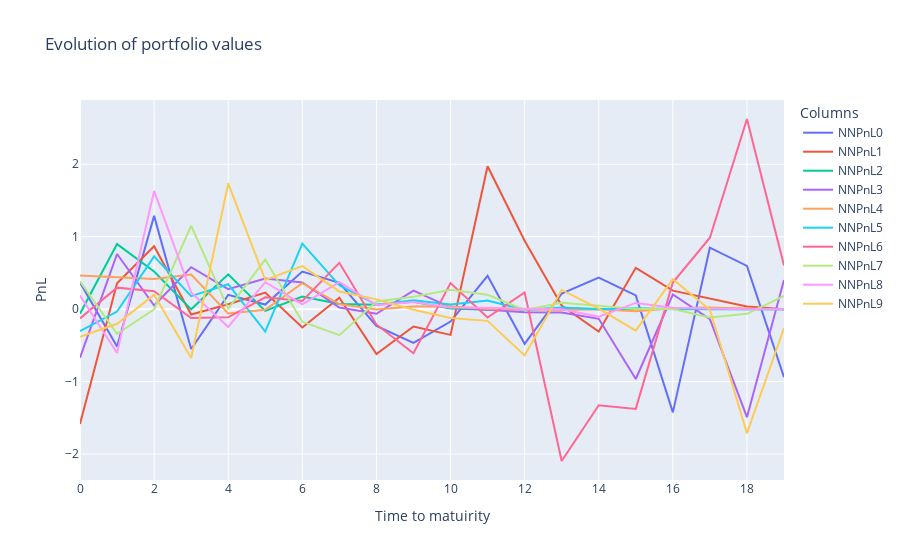

This figure's notebook cell:
### Code cell
fig = go.Figure()
# Add traces for each column
for column in rewards.columns:
    fig.add_trace(go.Scatter(x=rewards.index, y=rewards[column], mode='lines', name=f"NNPnL{column}"))
    #fig.add_trace(go.Scatter(x=rewards_1.index, y=rewards_1[column], mode='lines', name=f"DeltaPnL{column}"))

# Update layout
fig.update_layout(
    title='Evolution of portfolio values',
    xaxis_title='Time to matuirity',
    yaxis_title='PnL',
    template='plotly',
    legend=dict(title='Columns'),
)

# Show the plot
fig.show()

### Figure 1 — Plotly figure (JSON) as saved in the notebook; plotly's stock layout.template omitted (floating-point values rounded to 4 significant figures)
{"data": [{"mode": "lines", "name": "NNPnL0", "type": "scatter", "x": [0, 1, 2, 3, 4, 5, 6, 7, 8, 9, 10, 11, 12, 13, 14, 15, 16, 17, 18, 19], "y": [0.3687, -0.5153, 1.288, -0.5492, 0.1971, 0.06416, 0.5193, 0.3637, -0.2319, -0.464, -0.171, 0.4595, -0.4784, 0.2156, 0.4364, 0.1907, -1.424, 0.8491, 0.5964, -0.9371]}, {"mode": "lines", "name": "NNPnL1", "type": "scatter", "x": [0, 1, 2, 3, 4, 5, 6, 7, 8, 9, 10, 11, 12, 13, 14, 15, 16, 17, 18, 19], "y": [-1.585, 0.3583, 0.8694, -0.07337, 0.06757, 0.2284, -0.2521, 0.1588, -0.6194, -0.2389, -0.3545, 1.973, 0.9438, 0.04907, -0.3095, 0.5707, 0.2561, 0.1449, 0.03669, -0.001621]}, {"mode": "lines", "name": "NNPnL2", "type": "scatter", "x": [0, 1, 2, 3, 4, 5, 6, 7, 8, 9, 10, 11, 12, 13, 14, 15, 16, 17, 18, 19], "y": [-0.06245, 0.8984, 0.5196, -0.002372, 0.4809, -0.02394, 0.174, 0.07252, 0.06208, 0.1026, 0.01013, -0.009249, -0.0004174, 0.01002, 0.003644, 0.0002087, 4.298e-05, -0.0003452, 1.654e-05, -0.0002302]}, {"mode": "lines", "name": "NNPnL3", "type": "scatter", "x": [0, 1, 2, 3, 4, 5, 6, 7, 8, 9, 10, 11, 12, 13, 14, 15, 16, 17, 18, 19], "y": [-0.6692, 0.7616, 0.04996, 0.5793, 0.2753, 0.4218, 0.368, 0.02317, -0.06326, 0.2567, 0.02524, -0.00363, -0.04074, -0.04725, -0.1326, -0.9637, 0.2025, -0.1366, -1.491, 0.4026]}, {"mode": "lines", "name": "NNPnL4", "type": "scatter", "x": [0, 1, 2, 3, 4, 5, 6, 7, 8, 9, 10, 11, 12, 13, 14, 15, 16, 17, 18, 19], "y": [0.4638, 0.4362, 0.4172, 0.4792, -0.05999, -0.007703, 0.3591, 0.06945, -0.005067, 0.03592, 0.04014, 0.002911, -0.0003645, -0.01268, 0.000423, -0.0269, 0.01446, 0.02222, 0.008973, -0.0008228]}, {"mode": "lines", "name": "NNPnL5", "type": "scatter", "x": [0, 1, 2, 3, 4, 5, 6, 7, 8, 9, 10, 11, 12, 13, 14, 15, 16, 17, 18, 19], "y": [-0.3022, -0.03216, 0.7288, 0.1791, 0.3446, -0.3092, 0.9049, 0.3293, 0.06104, 0.1238, 0.06642, 0.1183, -0.01044, 0.0216, -0.002335, 0.01139, 0.002019, 0.0008627, -0.0004772, -0.0007218]}, {"mode": "lines", "name": "NNPnL6", "type": "scatter", "x": [0, 1, 2, 3, 4, 5, 6, 7, 8, 9, 10, 11, 12, 13, 14, 15, 16, 17, 18, 19], "y": [-0.1272, 0.2975, 0.2487, -0.1226, -0.1118, 0.163, 0.1146, 0.6401, -0.2107, -0.609, 0.3601, -0.1145, 0.2301, -2.096, -1.327, -1.376, 0.3677, 0.986, 2.625, 0.6042]}, {"mode": "lines", "name": "NNPnL7", "type": "scatter", "x": [0, 1, 2, 3, 4, 5, 6, 7, 8, 9, 10, 11, 12, 13, 14, 15, 16, 17, 18, 19], "y": [0.3836, -0.3395, -0.00147, 1.152, 0.008622, 0.6851, -0.1737, -0.3585, 0.1063, 0.1721, 0.2672, 0.1979, -0.01106, 0.08868, 0.04845, 0.0007947, 0.0008934, -0.1137, -0.06365, 0.1848]}, {"mode": "lines", "name": "NNPnL8", "type": "scatter", "x": [0, 1, 2, 3, 4, 5, 6, 7, 8, 9, 10, 11, 12, 13, 14, 15, 16, 17, 18, 19], "y": [0.1888, -0.6044, 1.632, 0.2313, -0.2461, 0.3724, 0.06715, 0.3742, 0.05742, 0.09765, 0.02301, 0.02077, 0.006286, -0.001263, -0.1043, 0.08641, 0.02015, 0.008947, 0.0005921, -0.0007739]}, {"mode": "lines", "name": "NNPnL9", "type": "scatter", "x": [0, 1, 2, 3, 4, 5, 6, 7, 8, 9, 10, 11, 12, 13, 14, 15, 16, 17, 18, 19], "y": [-0.3805, -0.2018, 0.1979, -0.6744, 1.735, 0.402, 0.5949, 0.2449, 0.1353, -0.009045, -0.1224, -0.1613, -0.6391, 0.2649, 0.007608, -0.2966, 0.4147, -0.007485, -1.712, -0.2592]}], "layout": {"legend": {"title": {"text": "Columns"}}, "title": {"text": "Evolution of portfolio values"}, "xaxis": {"title": {"text": "Time to matuirity"}}, "yaxis": {"title": {"text": "PnL"}}}}
